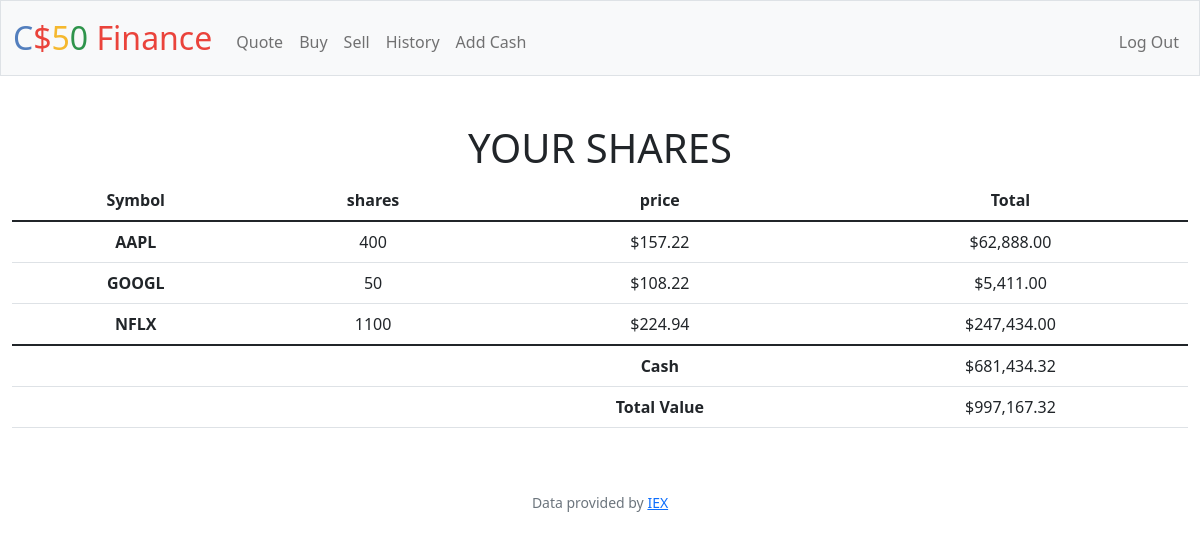
/ (signed in), run on the app's committed database.
### tables this page shows
CREATE TABLE 'transactions' ('id' INTEGER PRIMARY KEY AUTOINCREMENT NOT NULL, 'user_id' INTEGER NOT NULL, 'symbol' TEXT NOT NULL, 'shares' INTEGER NOT NULL, 'price' REAL NOT NULL, 'date' DATETIME NOT NULL);

CREATE TABLE users (id INTEGER PRIMARY KEY AUTOINCREMENT NOT NULL, username TEXT NOT NULL, hash TEXT NOT NULL, cash NUMERIC NOT NULL DEFAULT 10000.00);

### app.py (the view)
@app.route("/")
@login_required
def index():
    user_id = session["user_id"]
    user_cash_db = db.execute("SELECT cash FROM users WHERE id = ?", user_id)
    user_cash = user_cash_db[0]["cash"]
    transctions = db.execute("SELECT symbol, SUM(shares) AS shares, price FROM transactions WHERE user_id = ? GROUP BY symbol HAVING SUM(shares) > 1", user_id)
    shares_value = 0
    for row in transctions:
        shares_value += row["price"] * row["shares"]
    return render_template("index.html", database = transctions, cash = user_cash, shares_value=shares_value)

### app.py (called while the page is built)
@app.after_request
def after_request(response):
    response.headers["Cache-Control"] = "no-cache, no-store, must-revalidate"
    response.headers["Expires"] = 0
    response.headers["Pragma"] = "no-cache"
    return response

### helpers.py (called while the page is built)
def login_required(f):
    @wraps(f)
    def decorated_function(*args, **kwargs):
        if session.get("user_id") is None:
            return redirect("/login")
        return f(*args, **kwargs)
    return decorated_function

def usd(value):
    return f"${value:,.2f}"

### templates/index.html (shortened to what this page needs)
{% extends "layout.html" %}
{% block main %}
<h1>YOUR SHARES</h1>
<table class="table">
    <thead>
        <tr>
            <th>Symbol</th>
            <th>shares</th>
            <th>price</th>
            <th>Total</th>
        </tr>
    </thead>
    <tbody>
        {% for row in database %}
        <tr>
            <th scope="row">{{ row["symbol"] }}</th>
            <td>{{ row["shares"] }}</td>
            <td>{{ row["price"] | usd}}</td>
            <td>{{ (row["shares"] * row["price"]) | usd}}</td>
        </tr>
        {% endfor %}
    </tbody>
    <tfooter>
        <tr>
            <td></td>
            <td></td>
            <th>Cash</th>
            <td>{{ cash | usd}}</td>
        </tr>
        <tr>
            <td></td>
            <td></td>
            <th>Total Value</th>
            <td>{{ (shares_value + cash) | usd}}</td>
        </tr>
    </tfooter>
</table>
{% endblock %}

### templates/layout.html (shortened to what this page needs)
<!DOCTYPE html>
<html lang="en">
<head>
    <link href="https://cdn.jsdelivr.net/npm/bootstrap@5.1.3/dist/css/bootstrap.min.css"
 rel="stylesheet">
    <link href="/static/styles.css" rel="stylesheet">
</head>
<body>
    <nav class="bg-light border navbar navbar-expand-md navbar-light">
        <div class="container-fluid">
            <a class="navbar-brand" href="/"><span class="blue">C</span><span class="red">$</span><span
                    class="yellow">5</span><span class="green">0</span> <span class="red">Finance</span></a>
            <div class="collapse navbar-collapse" id="navbar">
                {% if session["user_id"] %}
                <ul class="navbar-nav me-auto mt-2">
                    <li class="nav-item"><a class="nav-link" href="/quote">Quote</a></li>
                    <li class="nav-item"><a class="nav-link" href="/buy">Buy</a></li>
                    <li class="nav-item"><a class="nav-link" href="/sell">Sell</a></li>
                    <li class="nav-item"><a class="nav-link" href="/history">History</a></li>
                    <li class="nav-item"><a class="nav-link" href="/add-cash">Add Cash</a></li>
                </ul>
                <ul class="navbar-nav ms-auto mt-2">
                    <li class="nav-item"><a class="nav-link" href="/logout">Log Out</a></li>
                </ul>
                {% else %}
                <ul class="navbar-nav ms-auto mt-2">
                    <li class="nav-item"><a class="nav-link" href="/register">Register</a></li>
                    <li class="nav-item"><a class="nav-link" href="/login">Log In</a></li>
                </ul>
                {% endif %}
            </div>
        </div>
    </nav>
    <main class="container-fluid py-5 text-center">
        {% block main %}{% endblock %}
    </main>
    <footer class="mb-5 small text-center text-muted">
        Data provided by <a href="https://iexcloud.io/">IEX</a>
    </footer>
</body>
</html>

### static/styles.css (style rules this page uses)
nav .navbar-brand { font-size: xx-large; }
nav .navbar-brand .blue { color: #537fbe; }
nav .navbar-brand .red { color: #ea433b; }
nav .navbar-brand .yellow { color: #f5b82e; }
nav .navbar-brand .green { color: #2e944b; }

### data on the page
transactions: symbol "AAPL", shares "400", price "$157.22", shares "$62,888.00"
transactions: symbol "GOOGL", shares "50", price "$108.22", shares "$5,411.00"
transactions: symbol "NFLX", shares "1100", price "$224.94", shares "$247,434.00"
users: cash "$681,434.32", (shares_value+cash)|usd "$997,167.32"
